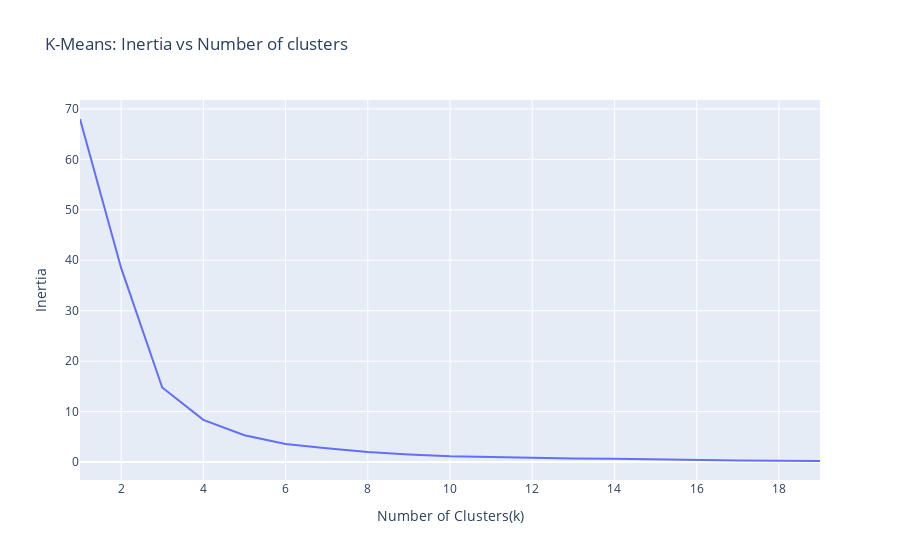

The notebook cell saved with this chart:
### Code cell
# Create line plot of `inertia_errors` vs `n_clusters`
fig = px.line(
    x = n_clusters, y = inertial_errors, title = "K-Means: Inertia vs Number of clusters"
)
fig.update_layout(xaxis_title = "Number of Clusters(k)", yaxis_title = ("Inertia"))
fig.show()

### Figure 1 — Plotly figure (JSON) as saved in the notebook; plotly's stock layout.template omitted (floating-point values rounded to 4 significant figures)
{"data": [{"hovertemplate": "x=%{x}<br>y=%{y}<extra></extra>", "legendgroup": "", "line": {"color": "#636efa", "dash": "solid"}, "marker": {"symbol": "circle"}, "mode": "lines", "name": "", "orientation": "v", "showlegend": false, "type": "scatter", "x": [1, 2, 3, 4, 5, 6, 7, 8, 9, 10, 11, 12, 13, 14, 15, 16, 17, 18, 19], "xaxis": "x", "y": [68.0, 38.48, 14.78, 8.373, 5.31, 3.578, 2.75, 2.018, 1.501, 1.149, 1.013, 0.8374, 0.7095, 0.6442, 0.5052, 0.4034, 0.3199, 0.2615, 0.2154], "yaxis": "y"}], "layout": {"legend": {"tracegroupgap": 0}, "title": {"text": "K-Means: Inertia vs Number of clusters"}, "xaxis": {"anchor": "y", "domain": [0, 1], "title": {"text": "Number of Clusters(k)"}}, "yaxis": {"anchor": "x", "domain": [0, 1], "title": {"text": "Inertia"}}}}
